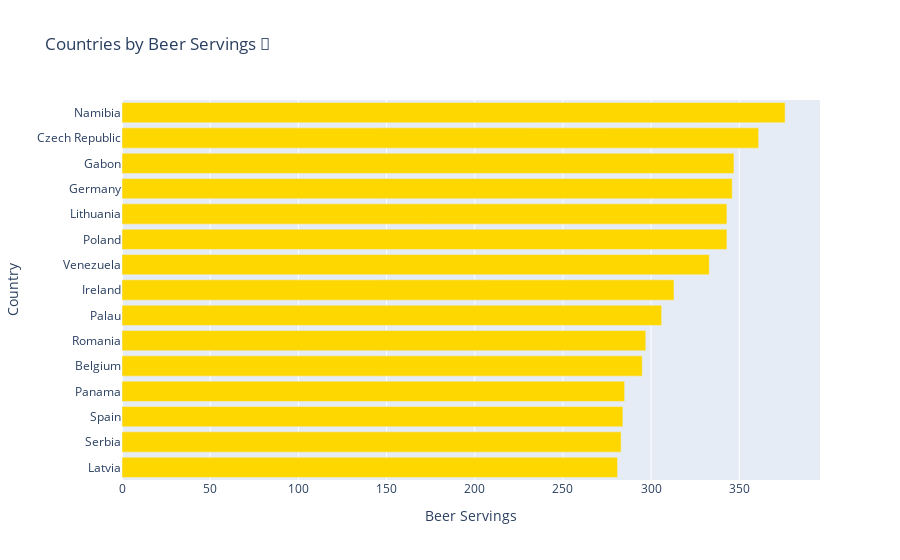
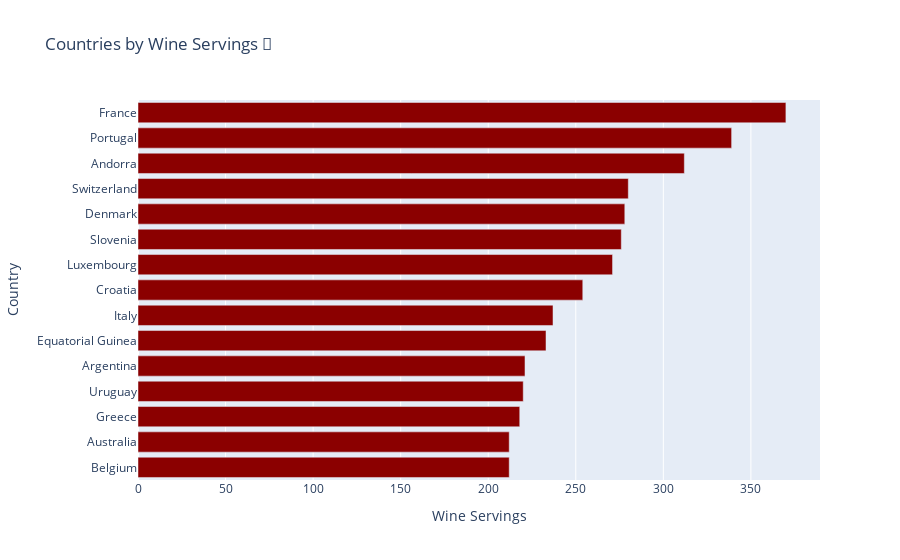
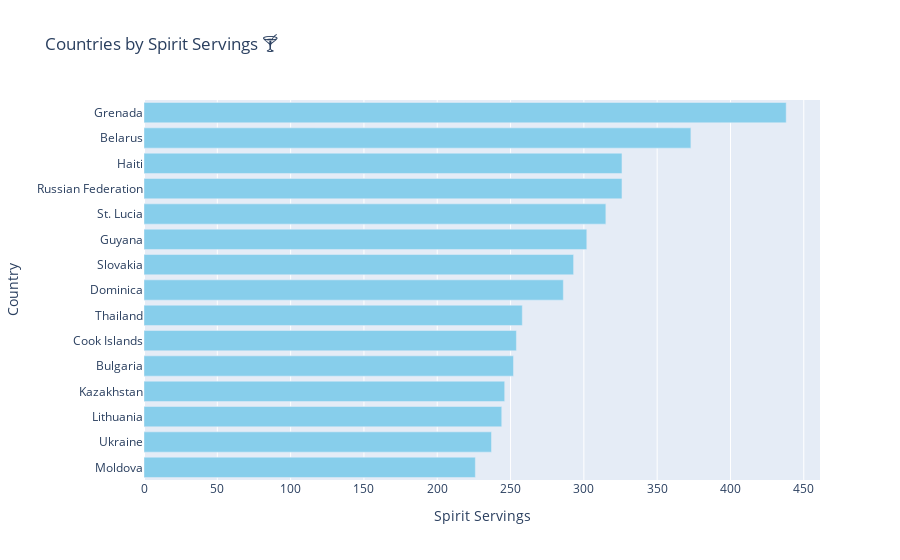
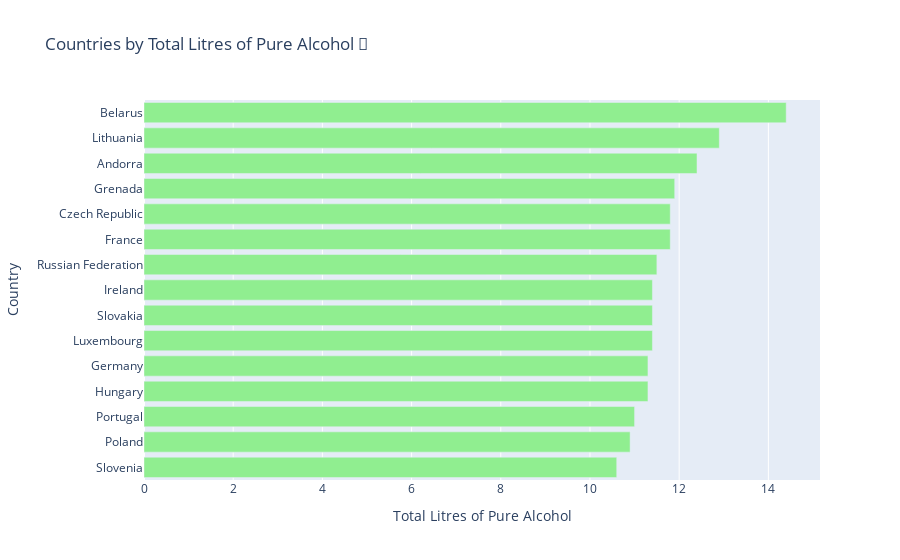

Notebook source saved alongside these figures, in order:
### Code cell
fig_beer = px.bar(df_beers.iloc[::-1], x='beer_servings', y='country', 
                  title='Countries by Beer Servings 🍺', 
                  labels={'beer_servings': 'Beer Servings', 'country': 'Country'},
                  orientation='h').update_traces(marker_color='gold')

fig_wine = px.bar(df_wine.iloc[::-1], x='wine_servings', y='country', 
                  title='Countries by Wine Servings 🍷', 
                  labels={'wine_servings': 'Wine Servings', 'country': 'Country'},
                  orientation='h').update_traces(marker_color='darkred ')

fig_spirits = px.bar(df_spirits.iloc[::-1], x='spirit_servings', y='country', 
                     title='Countries by Spirit Servings 🍸', 
                     labels={'spirit_servings': 'Spirit Servings', 'country': 'Country'},
                     orientation='h').update_traces(marker_color='skyblue')

fig_tot = px.bar(df_tot.iloc[::-1], x='total_litres_of_pure_alcohol', y='country', 
                  title='Countries by Total Litres of Pure Alcohol 🥂', 
                  labels={'total_litres_of_pure_alcohol': 'Total Litres of Pure Alcohol', 'country': 'Country'},
                  orientation='h').update_traces(marker_color='lightgreen')

fig_beer.show()
fig_wine.show()
fig_spirits.show()
fig_tot.show()

### Figure 1 — Plotly figure (JSON) as saved in the notebook; plotly's stock layout.template omitted (floating-point values rounded to 4 significant figures)
{"data": [{"alignmentgroup": "True", "hovertemplate": "Beer Servings=%{x}<br>Country=%{y}<extra></extra>", "legendgroup": "", "marker": {"color": "gold", "pattern": {"shape": ""}}, "name": "", "offsetgroup": "", "orientation": "h", "showlegend": false, "textposition": "auto", "type": "bar", "x": [281, 283, 284, 285, 295, 297, 306, 313, 333, 343, 343, 346, 347, 361, 376], "xaxis": "x", "y": ["Latvia", "Serbia", "Spain", "Panama", "Belgium", "Romania", "Palau", "Ireland", "Venezuela", "Poland", "Lithuania", "Germany", "Gabon", "Czech Republic", "Namibia"], "yaxis": "y"}], "layout": {"barmode": "relative", "legend": {"tracegroupgap": 0}, "title": {"text": "Countries by Beer Servings 🍺"}, "xaxis": {"anchor": "y", "domain": [0, 1], "title": {"text": "Beer Servings"}}, "yaxis": {"anchor": "x", "domain": [0, 1], "title": {"text": "Country"}}}}

### Figure 2 — Plotly figure (JSON) as saved in the notebook; plotly's stock layout.template omitted (floating-point values rounded to 4 significant figures)
{"data": [{"alignmentgroup": "True", "hovertemplate": "Wine Servings=%{x}<br>Country=%{y}<extra></extra>", "legendgroup": "", "marker": {"color": "darkred ", "pattern": {"shape": ""}}, "name": "", "offsetgroup": "", "orientation": "h", "showlegend": false, "textposition": "auto", "type": "bar", "x": [212, 212, 218, 220, 221, 233, 237, 254, 271, 276, 278, 280, 312, 339, 370], "xaxis": "x", "y": ["Belgium", "Australia", "Greece", "Uruguay", "Argentina", "Equatorial Guinea", "Italy", "Croatia", "Luxembourg", "Slovenia", "Denmark", "Switzerland", "Andorra", "Portugal", "France"], "yaxis": "y"}], "layout": {"barmode": "relative", "legend": {"tracegroupgap": 0}, "title": {"text": "Countries by Wine Servings 🍷"}, "xaxis": {"anchor": "y", "domain": [0, 1], "title": {"text": "Wine Servings"}}, "yaxis": {"anchor": "x", "domain": [0, 1], "title": {"text": "Country"}}}}

### Figure 3 — Plotly figure (JSON) as saved in the notebook; plotly's stock layout.template omitted (floating-point values rounded to 4 significant figures)
{"data": [{"alignmentgroup": "True", "hovertemplate": "Spirit Servings=%{x}<br>Country=%{y}<extra></extra>", "legendgroup": "", "marker": {"color": "skyblue", "pattern": {"shape": ""}}, "name": "", "offsetgroup": "", "orientation": "h", "showlegend": false, "textposition": "auto", "type": "bar", "x": [226, 237, 244, 246, 252, 254, 258, 286, 293, 302, 315, 326, 326, 373, 438], "xaxis": "x", "y": ["Moldova", "Ukraine", "Lithuania", "Kazakhstan", "Bulgaria", "Cook Islands", "Thailand", "Dominica", "Slovakia", "Guyana", "St. Lucia", "Russian Federation", "Haiti", "Belarus", "Grenada"], "yaxis": "y"}], "layout": {"barmode": "relative", "legend": {"tracegroupgap": 0}, "title": {"text": "Countries by Spirit Servings 🍸"}, "xaxis": {"anchor": "y", "domain": [0, 1], "title": {"text": "Spirit Servings"}}, "yaxis": {"anchor": "x", "domain": [0, 1], "title": {"text": "Country"}}}}

### Figure 4 — Plotly figure (JSON) as saved in the notebook; plotly's stock layout.template omitted (floating-point values rounded to 4 significant figures)
{"data": [{"alignmentgroup": "True", "hovertemplate": "Total Litres of Pure Alcohol=%{x}<br>Country=%{y}<extra></extra>", "legendgroup": "", "marker": {"color": "lightgreen", "pattern": {"shape": ""}}, "name": "", "offsetgroup": "", "orientation": "h", "showlegend": false, "textposition": "auto", "type": "bar", "x": [10.6, 10.9, 11, 11.3, 11.3, 11.4, 11.4, 11.4, 11.5, 11.8, 11.8, 11.9, 12.4, 12.9, 14.4], "xaxis": "x", "y": ["Slovenia", "Poland", "Portugal", "Hungary", "Germany", "Luxembourg", "Slovakia", "Ireland", "Russian Federation", "France", "Czech Republic", "Grenada", "Andorra", "Lithuania", "Belarus"], "yaxis": "y"}], "layout": {"barmode": "relative", "legend": {"tracegroupgap": 0}, "title": {"text": "Countries by Total Litres of Pure Alcohol 🥂"}, "xaxis": {"anchor": "y", "domain": [0, 1], "title": {"text": "Total Litres of Pure Alcohol"}}, "yaxis": {"anchor": "x", "domain": [0, 1], "title": {"text": "Country"}}}}
